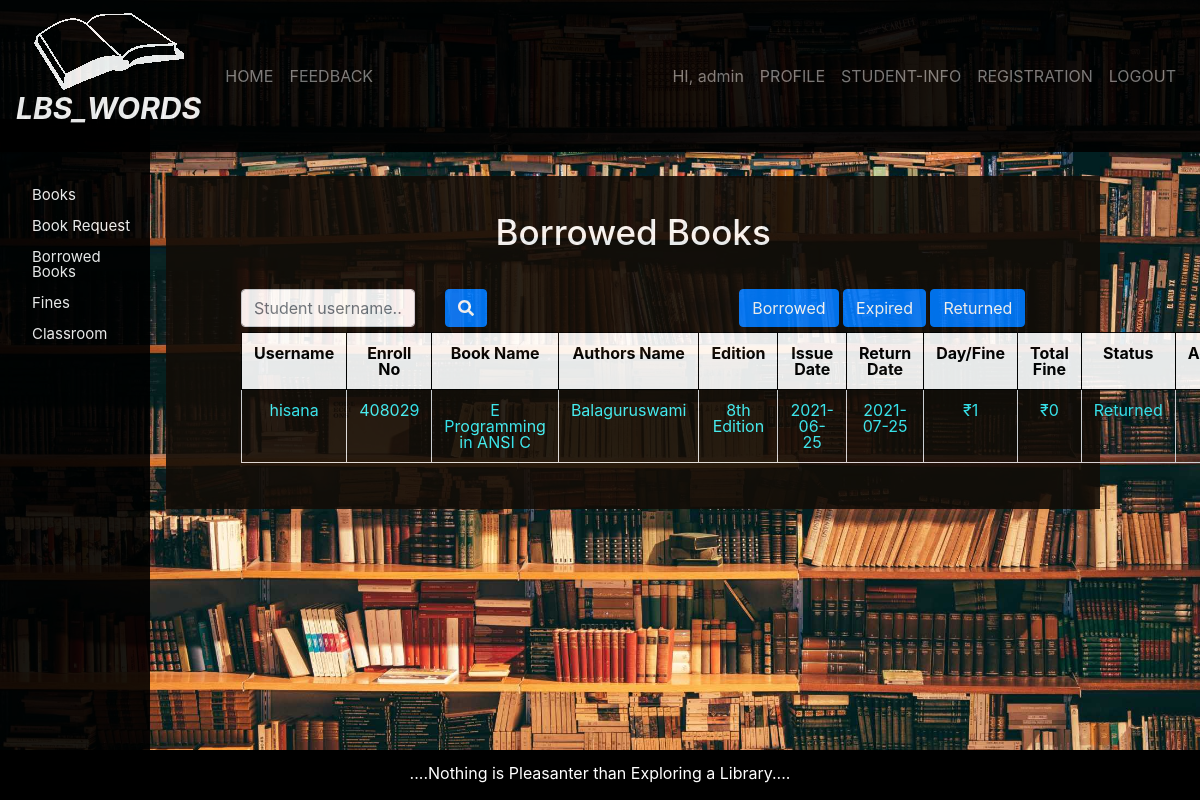
Screenshot of /librarian/issue_info.php (signed in) with the database file from the repository.
### tables this page shows
CREATE TABLE `students` (
  `studentID` int(11) NOT NULL,
  `username` varchar(100) NOT NULL,
  `password` varchar(250) NOT NULL,
  `enrollmentNo` int(100) NOT NULL,
  `firstname` varchar(100) NOT NULL,
  `lastname` varchar(100) NOT NULL,
  `email` varchar(100) NOT NULL,
  `phone` varchar(100) NOT NULL
);

CREATE TABLE `books` (
  `bookID` int(100) NOT NULL,
  `name` varchar(100) NOT NULL,
  `authors` varchar(100) NOT NULL,
  `edition` varchar(100) NOT NULL,
  `publisher` varchar(100) NOT NULL,
  `price` decimal(65,2) NOT NULL,
  `quantity` int(100) NOT NULL,
  `department` varchar(100) NOT NULL,
  `purchaseDate` date NOT NULL
);

CREATE TABLE `issued_book` (
  `issueID` int(11) NOT NULL,
  `requestID` int(11) NOT NULL,
  `librarianID` int(11) NOT NULL,
  `issue_date` date DEFAULT NULL,
  `return_date` date DEFAULT NULL
);

CREATE TABLE `returned_book` (
  `returnID` int(11) NOT NULL,
  `issueID` int(11) NOT NULL,
  `librarianID` int(11) NOT NULL,
  `returnedDate` date DEFAULT NULL
);

### librarian/issue_info.php (the view, shortened to what this page needs)
<?php
include "navbar.php";
?>
<!DOCTYPE html>
<html>
    <head>
    </head>
    <body>
        <div class="wrapper" id="main">
            <div class="box full-box log-pad">
                <div class="box-content box-form">
                    <div class="container">
                        <h1>Borrowed Books</h1><br>
                        <div class="text-right search-box">
                            <div class="row">
                                <div class="col-6">
                                    <form class="navbar-form" method="post" name="searchForm">
                                        <div class="row">
                                            <div class="col-6">
                                                <input class="form-control" type="text" name="search" placeholder="Student username.." required="">
                                            </div>
                                            <div class="col-6">
                                                <button type="submit" name="srchBtn" class="btn btn-primary left">
                                                    <i class="fas fa-search"></i>
                                                </button>
                                            </div>
                                        </div>
                                    </form>
                                </div>
                                <div class="col-6">
                                    <form method="post">
                                        <button class="btn btn-primary" type="submit" name="borrowBtn">Borrowed</button>
                                        <button class="btn btn-primary" type="submit" name="expireBtn">Expired</button>
                                        <button class="btn btn-primary" type="submit" name="returnedBtn">Returned</button>
                                    </form>
                                </div>
                            </div>
                        </div>
                        <?php
                        if(isset($_POST['srchBtn'])) {
                            $query=mysqli_query($db,"SELECT s.username, s.enrollmentNo, b.bookID, b.name, b.authors, b.edition, i.issue_date, i.return_date, i.issueID FROM students s inner join requested_book r ON s.studentID=r.studentID inner join books b ON r.bookID=b.bookID INNER JOIN issued_book i ON i.requestID=r.requestID WHERE s.username like '%$_POST[search]%' ORDER BY i.issueID DESC");
                            if(mysqli_num_rows($query) == 0)
                            {
                                $noRowMsg="No data found.";
                            }
                        }
                        else {
                            $query=mysqli_query($db,"SELECT s.username, s.enrollmentNo, b.bookID, b.name, b.authors, b.edition, i.issue_date, i.return_date, i.issueID FROM students s inner join requested_book r ON s.studentID=r.studentID inner join books b ON r.bookID=b.bookID INNER JOIN issued_book i ON i.requestID=r.requestID ORDER BY i.issueID DESC");
                        }
                        echo "<table class='table table-bordered'>";
                        echo "<tr>";
                        echo "<th>"; echo "Username";  echo "</th>";
                        echo "<th>"; echo "Enroll No";  echo "</th>";
                        echo "<th>"; echo "Book Name";  echo "</th>";
                        echo "<th>"; echo "Authors Name";  echo "</th>";
                        echo "<th>"; echo "Edition";  echo "</th>";
                        echo "<th>"; echo "Issue Date";  echo "</th>";
                        echo "<th>"; echo "Return Date";  echo "</th>";
                        echo "<th>"; echo "Day/Fine";  echo "</th>";
                        echo "<th>"; echo "Total Fine";  echo "</th>";
                        echo "<th>"; echo "Status";  echo "</th>";
                        echo "<th>"; echo "Action";  echo "</th>";
                        echo "</tr>";
                        if(!empty($noRowMsg))
                        {
                            echo "<td colspan=11>{$noRowMsg}</td>";
                        }
                        else
                        {
                            $i=0;
                            while($row=mysqli_fetch_assoc($query))
                            {
                                $retQuery=mysqli_query($db,"SELECT returnedDate FROM returned_book WHERE issueID='$row[issueID]'");
                                if(mysqli_num_rows($retQuery) > 0)
                                {
                                    $statusMsg="Returned";
                                }
                                else {
                                    $statusMsg="Borrowed";
                                }
                                if($statusMsg =='Returned') {
                                    while($retRow=mysqli_fetch_assoc($retQuery)) {
                                        $actualDate=$retRow['returnedDate'];
                                    }
                                }
                                else {
                                    $actualDate=date("Y-m-d");
                                }
                                $today=floor(strtotime($actualDate)/(60*60*24));
                                $returnDay=floor(strtotime($row['return_date'])/(60*60*24));
                                $overDays=$today-$returnDay;
                                if($overDays > 0) {
                                    $totalFine= number_format($overDays*1, 2);
                                }
                                else {
                                    $totalFine=0;
                                }
                                echo "<tr>";
                                echo "<td>"; echo $row['username']; echo "</td>";
                                echo "<td>"; echo $row['enrollmentNo']; echo "</td>";
                                echo "<td>"; echo $row['name']; echo "</td>";
                                echo "<td>"; echo $row['authors']; echo "</td>";
                                echo "<td>"; echo $row['edition']; echo "</td>";
                                echo "<td>"; echo $row['issue_date']; echo "</td>";
                                echo "<td>"; echo $row['return_date']; echo "</td>";
                                echo "<td>₹1</td>";
                                echo "<td>₹$totalFine</td>";
                                echo "<td>${"status$i"}</td>";
                                echo "<td>";
                                echo "</td>";
                                echo "</tr>";
                                $i++;
                            }
                        }
                        echo "</table>";
                        ?>
                    </div>
                </div>
            </div>
        </div>
        <?php
        include "../footer.php";
        ?>
    </body>
</html>

### content/css/lms.css (style rules this page uses)
html, body, div, span, object, iframe, h1, h2, h3, h4, h5, h6, p, blockquote, pre, abbr, address, cite, code, del, dfn, em, img, ins, kbd, q, samp, small, strong, sub, sup, var, b, i, dl, dt, dd, ol, ul, li, fieldset, form, label, legend, table, caption, tbody, tfoot, thead, tr, th, td, article, aside, canvas, details, figcaption, figure, footer, header, hgroup, menu, nav, section, summary, time, mark, audio, video { margin:40; padding:0; border:0; outline:0; font-size:100%; vertical-align:baseline; background:transparent; }
body { line-height:1; }
table { border-collapse:collapse; border-spacing:0; }
input, select { vertical-align:middle; }
input { height: 25px; width: 200px; }
th { color: black; background-color: white; border: 1px solid black !important; }
.left { float: left !important; }
.wrapper { min-height: calc(100vh - 50px); overflow: auto; width: 100%; background-image: url('../images/Library.jpg'); background-repeat: no-repeat; background-attachment: fixed; background-size: cover; }
.box { min-height: 300px; width: 450px; background-color: #120d07; opacity: 0.9; padding-top: 5px; margin: 160px auto 70px auto; opacity: .9; text-align: center; color: white; }
.box.log-pad { margin-left: 150px; }
.box.full-box { width: 80%; }
.box .box-content { color: white; }
.box .box-content.box-form { padding: 30px 60px; }
.box .box-content h1 { text-align: center; font-size: 35px; margin-bottom: 15px; }
.table { color: #3af6ff !important; }
#main { -webkit-transition: margin-left .5s; -o-transition: margin-left .5s; transition: margin-left .5s; padding: 16px; }
.search-box { margin: 5px 0; }

### rows the page displays
students: username "hisana", enrollmentNo "408029", books.name "E Programming in ANSI C", books.authors "Balaguruswami", books.edition "8th Edition", issued_book.issue_date "2021-06-25", issued_book.return_date "2021-07-25", returned_book.returnedDate "0", i "Returned"

### other values shown
$_SESSION['login_admin'] "admin"
